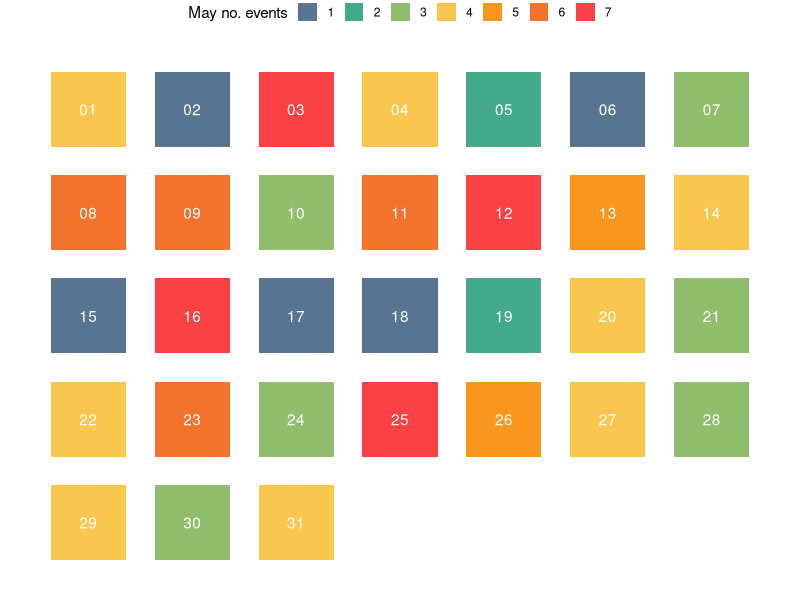

This chart was generated by the following R code:
## ---- chunk 1
library(tidyverse)
## ---- chunk 2
firstday<- as.Date("2020-05-01")
lastday <- as.Date("2020-08-31")
days_seq <- seq(firstday, lastday, by = "day")
days_df<-as.data.frame(days_seq)
## ---- chunk 3
days_df$month<-substr(days_df$days, start = 6, stop = 7)
days_df$day<-substr(days_df$days, start = 9, stop = 10)
## ---- chunk 4
my_values<-sample(1:7, 123, replace=TRUE)
days_df$events<-as.factor(my_values[1:123])
## ---- chunk 5
may<-days_df %>%
  filter(month=='05')
## ---- chunk 6
calen_xs<-rep(c(1:7), times = 5)
calen_ys<-rep(c(5:1), each = 7)
## ---- chunk 7
may$calen_xs<-calen_xs[1:31]
may$calen_ys<-calen_ys[1:31]
## ---- chunk 8
my_palette <- c("1" = '#577590', 
                "2" = '#43aa8b', 
                "3" = '#90be6d', 
                "4" = "#f9c74f", 
                "5" = "#f8961e", 
                "6" = "#f3722c", 
                "7" = "#f94144") 
## ---- chunk 9
ggplot(may,aes(x=calen_xs,y=calen_ys,color=events))+
  geom_point(size=25,shape=15)+

  scale_x_continuous(limits=c(0.5,7.5))+
  scale_y_continuous(limits=c(0.5,5.5))+
  
  # remove background colors
  theme_void()+
  
  # adds texts
  geom_text(aes(label=day),color='white') +
  
  # sets the legend below
  theme(legend.position = 'top')+
   
  # lines the legend
  guides(colour = guide_legend(override.aes = list(size=6),nrow = 1))+
  
  # uses palette
  scale_color_manual(name = "May no. events",values = my_palette)
